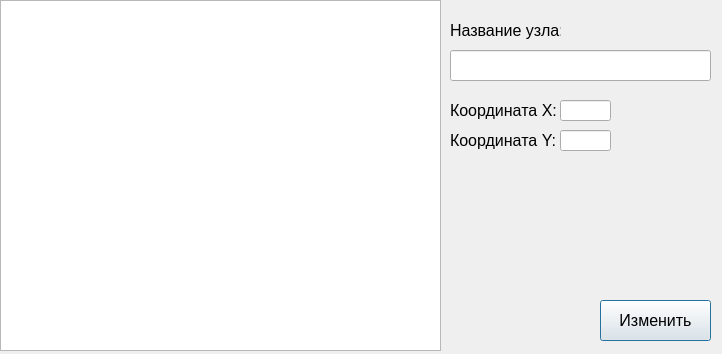
<?xml version="1.0" encoding="UTF-8"?>
<ui version="4.0">
 <class>d_changeNodeWindow</class>
 <widget class="QDialog" name="d_changeNodeWindow">
  <property name="geometry">
   <rect>
    <x>0</x>
    <y>0</y>
    <width>722</width>
    <height>354</height>
   </rect>
  </property>
  <property name="windowTitle">
   <string>Dialog</string>
  </property>
  <widget class="QTableView" name="tv_nodeList">
   <property name="geometry">
    <rect>
     <x>0</x>
     <y>0</y>
     <width>441</width>
     <height>351</height>
    </rect>
   </property>
  </widget>
  <widget class="QLabel" name="l_y_2">
   <property name="geometry">
    <rect>
     <x>450</x>
     <y>130</y>
     <width>111</width>
     <height>21</height>
    </rect>
   </property>
   <property name="font">
    <font>
     <pointsize>12</pointsize>
    </font>
   </property>
   <property name="text">
    <string>Координата Y:</string>
   </property>
  </widget>
  <widget class="QLineEdit" name="le_newY">
   <property name="geometry">
    <rect>
     <x>560</x>
     <y>130</y>
     <width>51</width>
     <height>21</height>
    </rect>
   </property>
   <property name="font">
    <font>
     <pointsize>12</pointsize>
    </font>
   </property>
  </widget>
  <widget class="QLabel" name="l_x_2">
   <property name="geometry">
    <rect>
     <x>450</x>
     <y>100</y>
     <width>111</width>
     <height>21</height>
    </rect>
   </property>
   <property name="font">
    <font>
     <pointsize>12</pointsize>
    </font>
   </property>
   <property name="text">
    <string>Координата X:</string>
   </property>
  </widget>
  <widget class="QLineEdit" name="le_newNodeName">
   <property name="geometry">
    <rect>
     <x>450</x>
     <y>50</y>
     <width>261</width>
     <height>31</height>
    </rect>
   </property>
   <property name="font">
    <font>
     <pointsize>12</pointsize>
    </font>
   </property>
  </widget>
  <widget class="QLabel" name="l_nodeName_2">
   <property name="geometry">
    <rect>
     <x>450</x>
     <y>20</y>
     <width>111</width>
     <height>21</height>
    </rect>
   </property>
   <property name="font">
    <font>
     <pointsize>12</pointsize>
    </font>
   </property>
   <property name="text">
    <string>Название узла:</string>
   </property>
  </widget>
  <widget class="QLineEdit" name="le_newX">
   <property name="geometry">
    <rect>
     <x>560</x>
     <y>100</y>
     <width>51</width>
     <height>21</height>
    </rect>
   </property>
   <property name="font">
    <font>
     <pointsize>12</pointsize>
    </font>
   </property>
  </widget>
  <widget class="QPushButton" name="pb_changeNode">
   <property name="geometry">
    <rect>
     <x>600</x>
     <y>300</y>
     <width>111</width>
     <height>41</height>
    </rect>
   </property>
   <property name="font">
    <font>
     <pointsize>12</pointsize>
    </font>
   </property>
   <property name="text">
    <string>Изменить</string>
   </property>
  </widget>
 </widget>
 <resources/>
 <connections/>
</ui>
